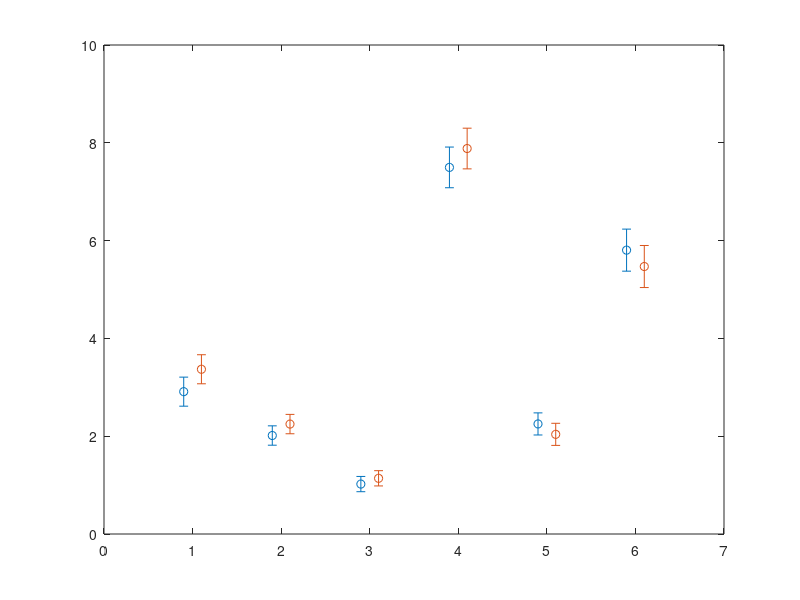

MATLAB code for this plot: (Note: this script raises an error after producing the figure.)
AvgMFMax=[2.911 2.014 1.021 7.497 2.251 5.805];
AvgMFBraceMax=[3.369 2.248 1.139 7.883 2.038 5.47];

StdErrMFMax=[0.297 0.198 0.156 0.416 0.226 0.43];
StdErrMFBraceMax=[0.297 0.198 0.156 0.416 0.226 0.43];

% barwitherr([StdErrMFMax' StdErrMFBraceMax'],[AvgMFMax' AvgMFBraceMax'], 'LineWidth',2,...
%     'BarWidth',0.9)  %BAR PLOT
errorbar([0.9, 1.9, 2.9, 3.9, 4.9, 5.9], AvgMFMax, StdErrMFMax, 'o'); %SCATTER
% PLOT
hold on;
errorbar([1.1, 2.1, 3.1, 4.1, 5.1, 6.1],AvgMFBraceMax, StdErrMFBraceMax, 'o', 'MarkerEdgeColor','r')
% set(gca, 'XTickLabel', {'','HAMS', 'RECFEM', 'VAS', 'GAS', 'SOL',''})
set(gca, 'XTickLabel', {'', 'GMAX', 'HAMS', 'RECFEM', 'VAS', 'GAS', 'SOL'})
legend('No Brace', 'Brace')
legend boxoff
ylabel('Peak Muscle Force (B.W.)')
axis([0 7 0 9])
grid off 
